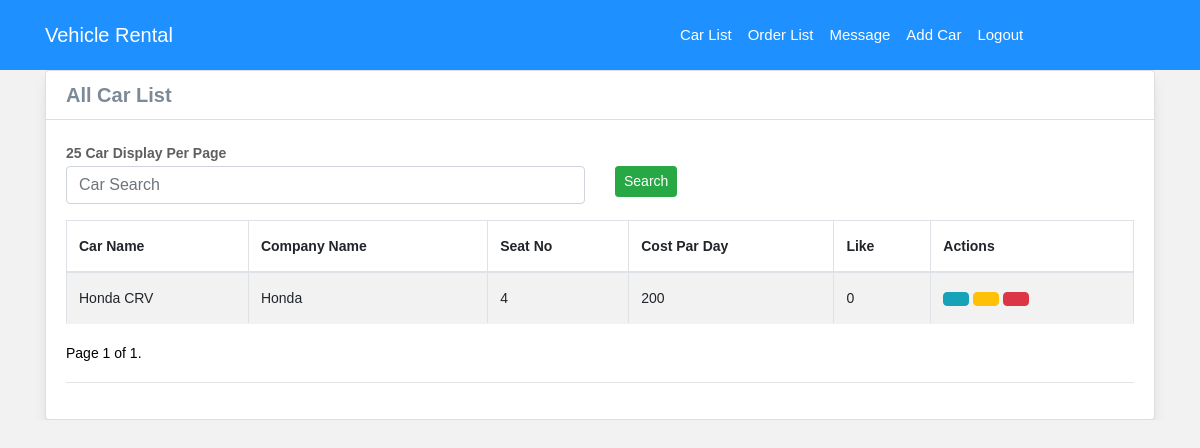
Before: / with the older database file.
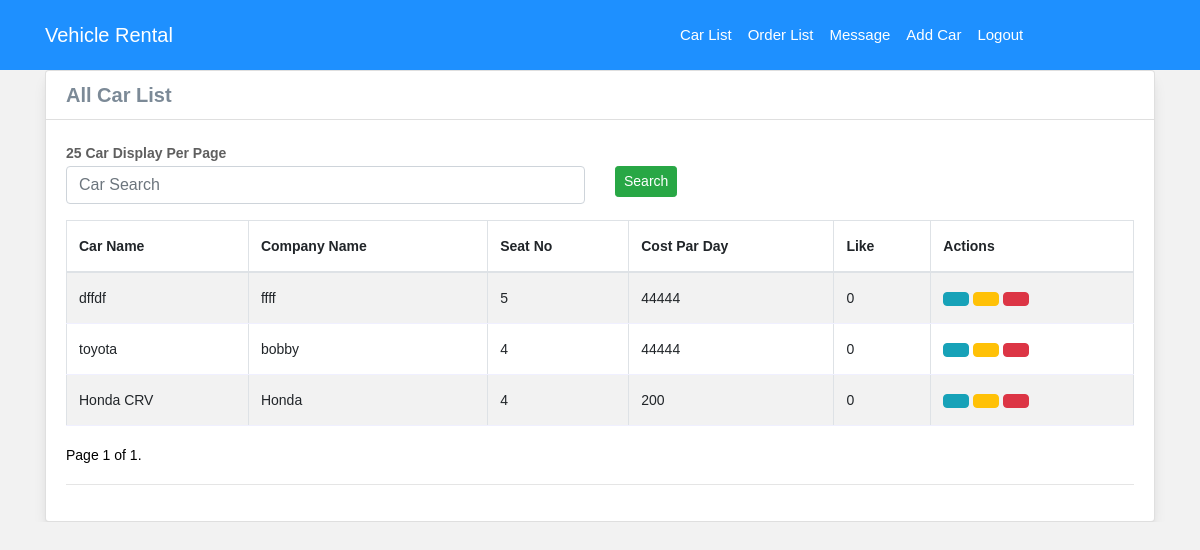
After: the same page with the newer database file.
### system/models.py (models this page shows, shortened)
class Car(models.Model):
    image = models.ImageField(upload_to=uploaded_location,null=True, blank=True, width_field="width_field", height_field="height_field")
    height_field = models.IntegerField(default=0)
    width_field = models.IntegerField(default=0)
    car_name = models.CharField(max_length=100)
    company_name = models.CharField(max_length=100)
    num_of_seats = models.IntegerField()
    num_of_bed = models.IntegerField(default=0)
    cost_par_day = models.CharField(max_length=50)
    cost_per_week = models.CharField(max_length=50)
    weekend_cost = models.CharField(max_length=50)
    plate_number = models.CharField(max_length=50)
    weekend_cost = models.CharField(max_length=50)
    avaliable = models.BooleanField(default=False)
    content = models.TextField()
    like = models.IntegerField(default=0)
    car_type = models.ForeignKey(CarType, on_delete=models.SET_NULL, null=True)

### system/views.py (the view, shortened to what this page needs)
# urls.py: url(r'^$', admin_car_list, name='adminIndex'),
def admin_car_list(request):
    car = Car.objects.order_by('-id')
    query = request.GET.get('q')
    paginator = Paginator(car, 10)  # Show 15 contacts per page
    page = request.GET.get('page')
    try:
        car = paginator.page(page)
    except PageNotAnInteger:
        car = paginator.page(1)
    except EmptyPage:
        car = paginator.page(paginator.num_pages)
    context = {
        'car': car,
    }
    return render(request, 'admin_index.html', context)

### templates/admin_index.html (shortened to what this page needs)
{% extends 'base.html' %}
{% block nav %}
    <div class="collapse navbar-collapse" id="myNavbar">
      <ul class="navbar-nav navbar-right">
        <li class="nav-item"><a class="nav-link" href="{% url 'adminIndex' %}"> Car List</a></li>
        <li class="nav-item"><a class="nav-link" href="{% url 'order_list' %}"> Order List</a></li class="nav-item">
        <li class="nav-item"><a class="nav-link" href="{% url 'message' %}"> Message</a></li class="nav-item">
          <li class="nav-item"><a class="nav-link" href="{% url 'car_create' %}"> Add Car</a></li class="nav-item">
        <li class="nav-item"><a class="nav-link" href="{% url 'logout' %}"> Logout</a></li class="nav-item">
      </ul>
    </div>
{% endblock %}
{% block body %}
<div class='container table-responsive'>
<div class="card card-shadow">
  <div class="card-header"><h5><strong> All Car List</strong></h5> </div>
    <div class="card-body">
  <strong class="navbar-form navbar-left" style="color: #5f5f5f;"> 25 Car Display Per Page </strong>
      <form method="GET" class="navbar-form navbar-right" role="search">
        <div class="row">
          <div class="col-md-6">
            <div class="form-group">
              <input type="text" class="form-control" placeholder="Car Search" value="{{request.GET.q}}" name="q">
            </div>
          </div>
          <div class="col-md-4">
            <button type="submit" class="btn btn-success btn-sm"> Search</button>
          </div>
        </div>
      </form>
  <table class="table table-bordered table-striped table-hover">
   <thead>
    <tr>
      <th><strong>Car Name</strong></th>
      <th><strong>Company Name</strong></th>
      <th><strong>Seat No</strong></th>
      <th><strong>Cost Par Day</strong></th>
      <th><strong>Like</strong></th>
      <th><strong>Actions</strong></th>
    </tr>
   </thead>
      <tbody>
      {% for ob in car %}
    <tr>
    <td>{{ob.car_name}}</td>
    <td>{{ob.company_name}}</td>
    <td>{{ob.num_of_seats}}</td>
    <td>{{ob.cost_par_day}}</td>
    <td>{{ob.like}}</td>
    <td>
         <a href="{% url 'car_detail' ob.id %}"><button type="button" class="btn btn-info"></button></a>
         <a href="{% url 'car_edit' ob.id %}"><button type="button" class="btn btn-warning"></button></a>
         <a href="{% url 'car_delete' ob.id %}"><button type="button" class="btn btn-danger" onclick="return getConfirmation()"></button></a>
    </td>
    </tr>
    {% endfor %}
</tbody>
  </table>
<nav>
  <ul class="pager">
      <li class="previous" style="color: black !important;">
          Page {{ car.number }} of {{ car.paginator.num_pages }}.
    </li>
  </ul>
</nav>
        <hr>
</div>
</div>
</div>
{% endblock %}

Changed rows visible on the page:
added Car: car_name "dffdf", company_name "ffff", num_of_seats "5", cost_par_day "44444", like "0"
added Car: car_name "toyota", company_name "bobby", num_of_seats "4", cost_par_day "44444", like "0"
